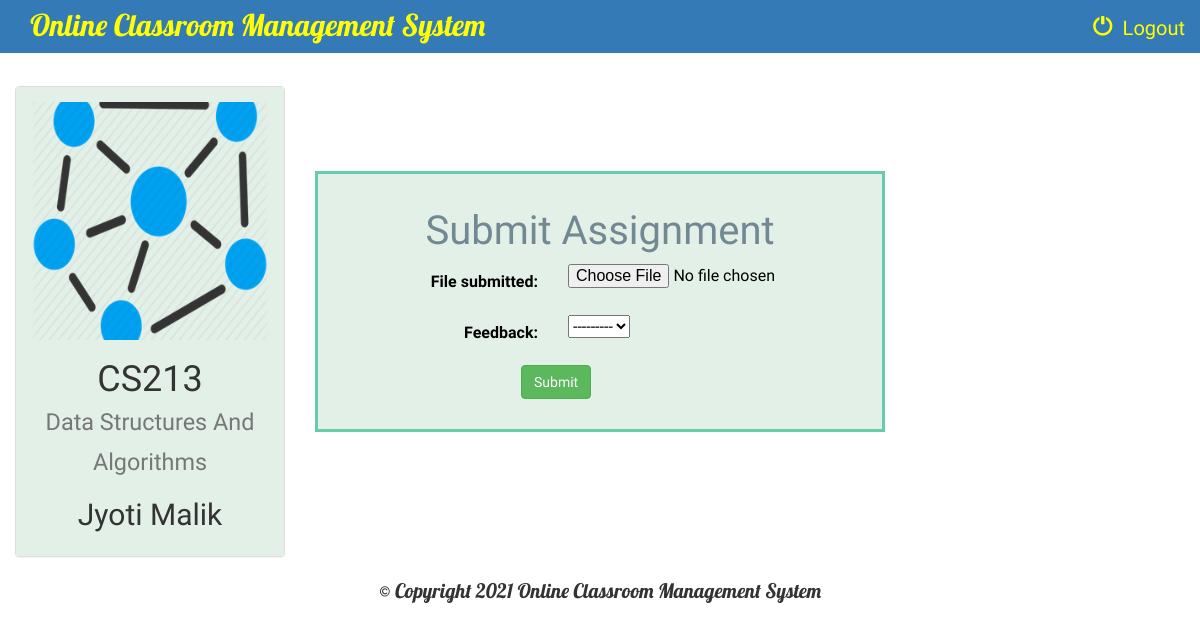
Page /course/6/upload_submission/ (signed in) on the committed database.
### instructor/models.py (models this page shows, shortened)
class Course(models.Model):
    name = models.CharField(max_length=100)
    code = models.CharField(max_length=100)
    instructor = models.ForeignKey(Instructor, on_delete=models.CASCADE)
    course_logo = models.FileField(default=1)

class Instructor(models.Model):
    user = models.ForeignKey(User,on_delete=models.CASCADE, default=1)
    name = models.CharField(max_length=100)
    information = models.CharField(max_length=1000,default=1)
    def __str__(self):
        return self.name

### course/views.py (the view, shortened to what this page needs)
# urls.py: re_path(r'^(?P<assignment_id>[0-9]+)/upload_submission/$', views.upload_submission, name='upload_submission'),
@login_required
def upload_submission(request, assignment_id):
    form = SubmissionForm(request.POST or None, request.FILES or None)
    assignment = Assignment.objects.get(id=assignment_id)
    course_id = assignment.course.id
    course = Course.objects.get(id=course_id)
    return render(request, 'course/upload_submission.html', {'form': form,'course': course})

### course/forms.py
class SubmissionForm(forms.ModelForm):
    class Meta:
        model = Submission
        fields = ['file_submitted', 'feedback']

### course/templates/course/upload_submission.html (shortened to what this page needs)
{% extends 'course/basic_page.html' %}
{% block body %}
<br>
<div class="container-fluid">
    <div class="row">
        <div class="col-sm-6 col-md-3">
            <div class="panel panel-default">
                <div class="panel-body" style="background-color: #e3f0e8;border: 0px solid #66cdaa;">
                    <a href="{% url 'course:detail' course.id %}">
                        {% if course.course_logo %}
                            <img src="{{ course.course_logo.url }}" class="img-responsive">
                        {% else %}
                            <h3>No image to display</h3>
                        {% endif %}
                    </a>
                    <h1 align="center">{{ course.code }}<br> <small>{{ course.name }}</small></h1>
                    <h2 align="center">{{ course.instructor }}</h2>
                </div>
            </div>
        </div>
        <br><br><br>
        <div class="col-sm-6">
                <div class="panel-body"style="background-color:#e3f0e8;color:black;border: 3px solid #66cdaa;font-family: 'Abhaya Libre';font-size:16px;">
                    <h3 align="center"; style="text-align:center;font-family:Volkhov,cursive;font-size:40px;color: #728892">Submit Assignment</h3>
               <form class="form-horizontal" role="form" action="" method="post" enctype="multipart/form-data">
        {% for field in form %}
        <div class="form-group">
            <div class="col-sm-offset-2 col-sm-10">
            </div>
        <label class="control-label col-sm-5">{{ field.label_tag }}</label>
        <div class="col-sm-5">{{ field }}</div>
        </div>
        {% endfor %}
        <div class="form-group">
            <div class="col-sm-offset-4 col-sm-10">
                <button type="submit" class="btn btn-success">Submit</button>
            </div>
        </div>
    </form>
                </div>
            </div>
    </div>
</div>
{% endblock %}

### course/templates/course/basic_page.html (style rules this page uses)
a { color: yellow; }
body { background: url('') no-repeat center center fixed; background-size: cover; font-family: Ledger;font-size: 20px; }

### rows in the picture
Course: course_logo (picture), code "CS213", name "Data Structures And Algorithms", instructor "Jyoti Malik"

### other values in the picture
{{ field.label_tag }} "File submitted:" "Feedback:"
